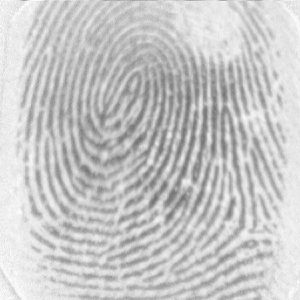
%> input picture test.tif, 300 x 300 px
$ octave main.m   (GNU Octave 9; MATLAB toolbox functions it lacks are replaced by stand-ins)
%> lines starting %> are read from the running program, lines starting %| are printed output that depends on the picture; in (x1, y1, x2, y2) boxes, pixels count from 0 and x2, y2 are one past the last pixel; in counts of white or black regions, pixels touching at a corner belong together; the program's own positions count from 1
%> further down, im is the input picture: size 300x300 uint8; min 111, max 250, mean 199.7
### normalise.m
% NORMALISE - Normalises image values to 0-1, or to desired mean and variance
%
% Usage:
%             n = normalise(im)
%
% Offsets and rescales image so that the minimum value is 0
% and the maximum value is 1.  Result is returned in n.  If the image is
% colour the image is converted to HSV and the value/intensity component
% is normalised to 0-1 before being converted back to RGB.
%
%
%             n = normalise(im, reqmean, reqvar)
%
% Arguments:  im      - A grey-level input image.
%             reqmean - The required mean value of the image.
%             reqvar  - The required variance of the image.
%
% Offsets and rescales image so that it has mean reqmean and variance
% reqvar.  Colour images cannot be normalised in this manner.

% Copyright (c) 1996-2005 Peter Kovesi
% School of Computer Science & Software Engineering
% The University of Western Australia
% http://www.csse.uwa.edu.au/
%
% Permission is hereby granted, free of charge, to any person obtaining a copy
% of this software and associated documentation files (the "Software"), to deal
% in the Software without restriction, subject to the following conditions:
%
% The above copyright notice and this permission notice shall be included in
% all copies or substantial portions of the Software.
%
% The Software is provided "as is", without warranty of any kind.

% January 2005 - modified to allow desired mean and variance


function n = normalise(im, reqmean, reqvar)
%> called with reqmean = 0, reqvar = 1

    if ~(nargin == 1 | nargin == 3)
       error('No of arguments must be 1 or 3');
    end

    if nargin == 1   % Normalise 0 - 1
	if ndims(im) == 3         % Assume colour image
	    hsv = rgb2hsv(im);
	    v = hsv(:,:,3);
	    v = v - min(v(:));    % Just normalise value component
	    v = v/max(v(:));
	    hsv(:,:,3) = v;
	    n = hsv2rgb(hsv);
	else                      % Assume greyscale
	    if ~isa(im,'double'), im = double(im); end
	    n = im - min(im(:));
	    n = n/max(n(:));
	end

    else  % Normalise to desired mean and variance

	if ndims(im) == 3         % colour image?
	    error('cannot normalise colour image to desired mean and variance');
	end

	if ~isa(im,'double'), im = double(im); end
	im = im - mean(im(:));
	im = im/std(im(:));      % Zero mean, unit std dev

	n = reqmean + im*sqrt(reqvar);
    end
end

### ridgesegment.m
function [normim, mask] = ridgesegment(im, blksze, thresh)
    im = normalise(im,0,1);

    fun = inline('std(x(:))*ones(size(x))');
    stddevim = blkproc(im, [blksze blksze], fun);

    mask = stddevim > thresh;
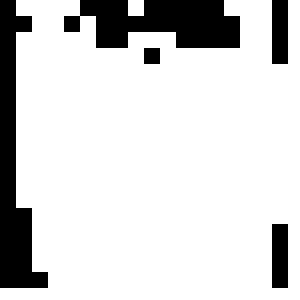
%> mask: size 300x300 logical; 83.5% white; 5 black regions, box (x1, y1, x2, y2) and area: (0, 0, 48, 288) 6400, (64, 0, 240, 48) 6144, (272, 0, 288, 64) 1024, (272, 224, 288, 288) 1024, (144, 48, 160, 64) 256
    maskind = find(mask);
%> maskind = 75152 values from 289 to 90000

    im = im - mean(im(maskind));
    normim = im/std(im(maskind));
end

### ridgeorient.m
function orientim = ...
             ridgeorient(im, gradientsigma, blocksigma, orientsmoothsigma)
%> called with gradientsigma = 1, blocksigma = 10, orientsmoothsigma = 3
    sze = fix(6*gradientsigma);   if ~mod(sze,2); sze = sze+1; end
    f = fspecial('gaussian', sze, gradientsigma);
    [fx,fy] = gradient(f);

    Gx = filter2(fx, im);
    Gy = filter2(fy, im);

    Gxx = Gx.^2;
    Gxy = Gx.*Gy;
    Gyy = Gy.^2;

    sze = fix(6*blocksigma);   if ~mod(sze,2); sze = sze+1; end
    f = fspecial('gaussian', sze, blocksigma);
    Gxx = filter2(f, Gxx);
    Gxy = 2*filter2(f, Gxy);
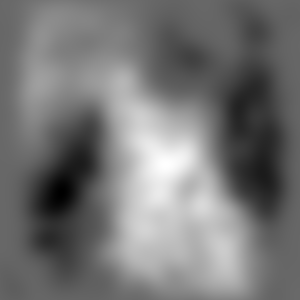
%> Gxy: size 300x300 double; min -0.134, max 0.195, mean 0.0188; drawn with min black and max white
    Gyy = filter2(f, Gyy);
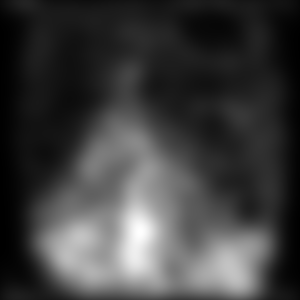
%> Gyy: size 300x300 double; min 0.000599, max 0.146, mean 0.0367; drawn with min black and max white

    denom = sqrt(Gxy.^2 + (Gxx - Gyy).^2) + eps;
    sin2theta = Gxy./denom;
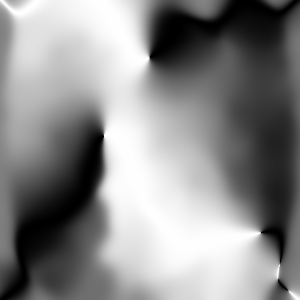
%> sin2theta: size 300x300 double; min -1, max 1, mean 0.0944; drawn with min black and max white
    cos2theta = (Gxx-Gyy)./denom;

    sze = fix(6*orientsmoothsigma);   if ~mod(sze,2); sze = sze+1; end
    f = fspecial('gaussian', sze, orientsmoothsigma);
    sin2theta = filter2(f, sin2theta);
    cos2theta = filter2(f, cos2theta);
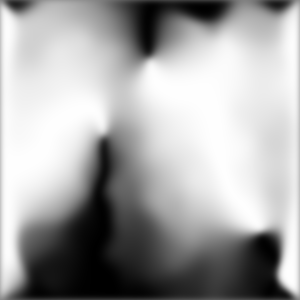
%> cos2theta: size 300x300 double; min -0.998, max 1, mean 0.31; drawn with min black and max white

    orientim = pi/2 + atan2(sin2theta,cos2theta)/2;
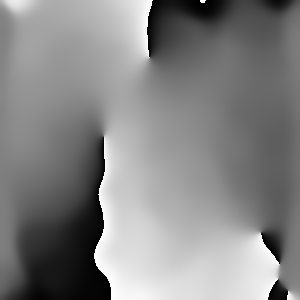
%> orientim: size 300x300 double; min 3.16e-05, max 3.14, mean 1.64; drawn with min black and max white
end

### poincare.m
function poincares = poincare(orientim, mask)

[h, w] = size(orientim);
%> h = 300; w = 300
poincares = zeros(h, w);

for i = 2:h-1
    for j = 2:w-1
        if (mask(i,j) == 0)
            continue
        end

        d = zeros(1,8);
        d(1) = orientim(i-1, j-1);
        d(2) = orientim(i-1, j  );
        d(3) = orientim(i-1, j+1);
        d(4) = orientim(i  , j+1);
        d(5) = orientim(i+1, j+1);
        d(6) = orientim(i+1, j  );
        d(7) = orientim(i+1, j-1);
        d(8) = orientim(i  , j-1);
        d(9) = d(1);

        for k = 1:8
            angle = d(k+1) - d(k);
            if (angle > pi/2)
                angle = pi - angle;
            elseif (angle < -pi/2)
                angle = pi + angle;
            end
            poincares(i,j) = poincares(i,j) + angle;
        end
        poincares(i,j) = poincares(i,j) / pi;
    end
end
%> after the loop, d = [2.22 2.17 2.13 2.19 2.23 2.27 2.33 2.28 2.22]

end

### main.m

%%
im = imread('test.tif');
imshow(im);

%%
[normim, mask] = ridgesegment(im, 16, 0.4);
orientim = ridgeorient(normim, 1, 10, 3);
imshow(orientim/pi);

%%
poincares = poincare(orientim, mask);

figure; imshow(im);
[h, w] = size(orientim);
%> h = 300; w = 300
for i = 1:h
    for j = 1:w
        if (poincares(i,j) >= 0.9 && poincares(i,j) <= 1.1) % loop
            drawcircle(i, j, 3, 'r');
        elseif (poincares(i,j) <= -0.7 && poincares(i,j) >= -1.3) % delta
            drawcircle(i, j, 3, 'b');
        end
    end
end
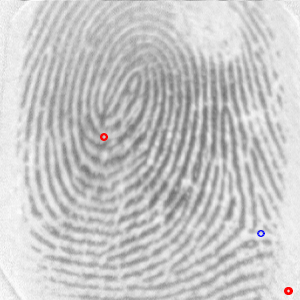
%> figure redrawn from the program's plot data
